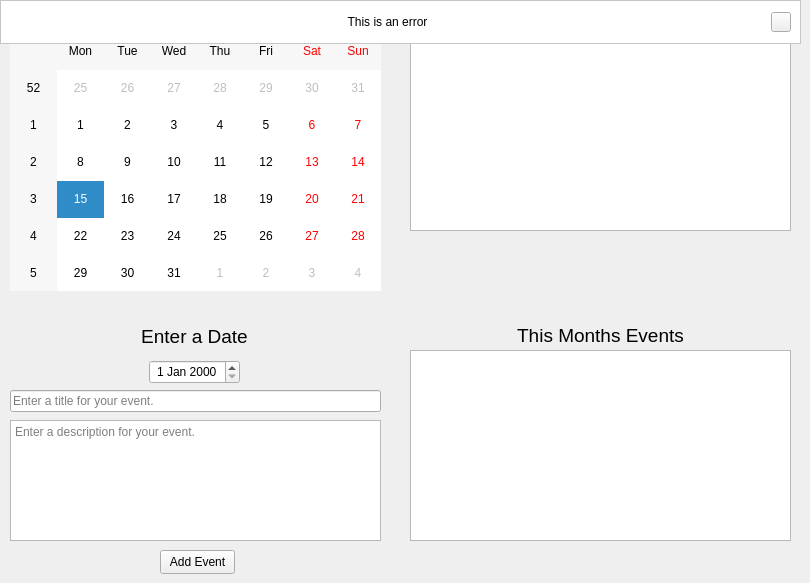
    <widget class="QWidget" name="calendar_tab">
     <attribute name="title">
      <string>Calendar</string>
     </attribute>
     <widget class="QCalendarWidget" name="calendar">
      <property name="geometry">
       <rect>
        <x>10</x>
        <y>10</y>
        <width>371</width>
        <height>281</height>
       </rect>
      </property>
     </widget>
     <widget class="QListWidget" name="todays_list">
      <property name="geometry">
       <rect>
        <x>410</x>
        <y>40</y>
        <width>381</width>
        <height>191</height>
       </rect>
      </property>
      <property name="toolTip">
       <string>&lt;html&gt;&lt;head/&gt;&lt;body&gt;&lt;p&gt;&lt;span style=&quot; font-size:10pt;&quot;&gt;Click on an event to view its description.&lt;/span&gt;&lt;/p&gt;&lt;/body&gt;&lt;/html&gt;</string>
      </property>
     </widget>
     <widget class="QLabel" name="today_label">
      <property name="geometry">
       <rect>
        <x>410</x>
        <y>10</y>
        <width>381</width>
        <height>31</height>
       </rect>
      </property>
      <property name="font">
       <font>
        <pointsize>14</pointsize>
       </font>
      </property>
      <property name="text">
       <string>Todays Events</string>
      </property>
      <property name="alignment">
       <set>Qt::AlignCenter</set>
      </property>
     </widget>
     <widget class="QLineEdit" name="event_name_edit">
      <property name="geometry">
       <rect>
        <x>10</x>
        <y>390</y>
        <width>371</width>
        <height>22</height>
       </rect>
      </property>
      <property name="placeholderText">
       <string>Enter a title for your event.</string>
      </property>
     </widget>
     <widget class="QPlainTextEdit" name="event_description_edit">
      <property name="geometry">
       <rect>
        <x>10</x>
        <y>420</y>
        <width>371</width>
        <height>121</height>
       </rect>
      </property>
      <property name="placeholderText">
       <string>Enter a description for your event.</string>
      </property>
     </widget>
     <widget class="QPushButton" name="add_event_button">
      <property name="geometry">
       <rect>
        <x>160</x>
        <y>550</y>
        <width>75</width>
        <height>24</height>
       </rect>
      </property>
      <property name="text">
       <string>Add Event</string>
      </property>
     </widget>
     <widget class="QLabel" name="months_label">
      <property name="geometry">
       <rect>
        <x>410</x>
        <y>320</y>
        <width>381</width>
        <height>31</height>
       </rect>
      </property>
      <property name="font">
       <font>
        <pointsize>14</pointsize>
       </font>
      </property>
      <property name="text">
       <string>This Months Events</string>
      </property>
      <property name="alignment">
       <set>Qt::AlignCenter</set>
      </property>
     </widget>
     <widget class="QListWidget" name="months_list">
      <property name="geometry">
       <rect>
        <x>410</x>
        <y>350</y>
        <width>381</width>
        <height>191</height>
       </rect>
      </property>
      <property name="toolTip">
       <string>&lt;html&gt;&lt;head/&gt;&lt;body&gt;&lt;p&gt;&lt;span style=&quot; font-size:10pt;&quot;&gt;Click on an event to view its description.&lt;/span&gt;&lt;/p&gt;&lt;/body&gt;&lt;/html&gt;</string>
      </property>
     </widget>
     <widget class="QWidget" name="verticalLayoutWidget_3">
      <property name="geometry">
       <rect>
        <x>9</x>
        <y>319</y>
        <width>371</width>
        <height>65</height>
       </rect>
      </property>
      <layout class="QVBoxLayout" name="verticalLayout_4">
       <item>
        <widget class="QLabel" name="date_label">
         <property name="font">
          <font>
           <pointsize>14</pointsize>
          </font>
         </property>
         <property name="text">
          <string>Enter a Date</string>
         </property>
         <property name="alignment">
          <set>Qt::AlignCenter</set>
         </property>
        </widget>
       </item>
       <item>
        <layout class="QHBoxLayout" name="horizontalLayout_16">
         <item>
          <widget class="QDateEdit" name="date_edit">
           <property name="minimumSize">
            <size>
             <width>91</width>
             <height>24</height>
            </size>
           </property>
           <property name="maximumSize">
            <size>
             <width>91</width>
             <height>24</height>
            </size>
           </property>
           <property name="toolTip">
            <string>&lt;html&gt;&lt;head/&gt;&lt;body&gt;&lt;p&gt;&lt;span style=&quot; font-size:10pt;&quot;&gt;Select a day from the calendar to change the date.&lt;/span&gt;&lt;/p&gt;&lt;/body&gt;&lt;/html&gt;</string>
           </property>
           <property name="alignment">
            <set>Qt::AlignCenter</set>
           </property>
          </widget>
         </item>
        </layout>
       </item>
      </layout>
     </widget>
     <widget class="QFrame" name="calendar_bar">
      <property name="enabled">
       <bool>true</bool>
      </property>
      <property name="geometry">
       <rect>
        <x>0</x>
        <y>0</y>
        <width>801</width>
        <height>44</height>
       </rect>
      </property>
      <property name="minimumSize">
       <size>
        <width>801</width>
        <height>44</height>
       </size>
      </property>
      <property name="maximumSize">
       <size>
        <width>801</width>
        <height>44</height>
       </size>
      </property>
      <property name="frameShape">
       <enum>QFrame::NoFrame</enum>
      </property>
      <property name="frameShadow">
       <enum>QFrame::Raised</enum>
      </property>
      <widget class="QFrame" name="calendar_error_frame">
       <property name="geometry">
        <rect>
         <x>0</x>
         <y>0</y>
         <width>801</width>
         <height>44</height>
        </rect>
       </property>
       <property name="minimumSize">
        <size>
         <width>801</width>
         <height>44</height>
        </size>
       </property>
       <property name="maximumSize">
        <size>
         <width>801</width>
         <height>44</height>
        </size>
       </property>
       <property name="styleSheet">
        <string notr="true">QFrame{background-color:rgb(255,255,255);}
</string>
       </property>
       <property name="frameShape">
        <enum>QFrame::StyledPanel</enum>
       </property>
       <property name="frameShadow">
        <enum>QFrame::Raised</enum>
       </property>
       <layout class="QHBoxLayout" name="horizontalLayout_20">
        <item>
         <widget class="QLabel" name="calendar_error_label">
          <property name="minimumSize">
           <size>
            <width>755</width>
            <height>24</height>
           </size>
          </property>
          <property name="maximumSize">
           <size>
            <width>755</width>
            <height>24</height>
           </size>
          </property>
          <property name="styleSheet">
           <string notr="true">QLabel{
background-color:white;
border-radius:5px;
}</string>
          </property>
          <property name="text">
           <string>This is an error</string>
          </property>
          <property name="alignment">
           <set>Qt::AlignCenter</set>
          </property>
         </widget>
        </item>
        <item>
         <widget class="QPushButton" name="calendar_close_popup_button">
          <property name="minimumSize">
           <size>
            <width>20</width>
            <height>20</height>
           </size>
          </property>
          <property name="maximumSize">
           <size>
            <width>20</width>
            <height>20</height>
           </size>
          </property>
          <property name="font">
           <font>
            <pointsize>8</pointsize>
           </font>
          </property>
          <property name="styleSheet">
           <string notr="true"/>
          </property>
          <property name="text">
           <string/>
          </property>
          <property name="icon">
           <iconset>
            <normaloff>../GitHub/Login_PyQt5/Images/cil-x.png</normaloff>../GitHub/Login_PyQt5/Images/cil-x.png</iconset>
          </property>
         </widget>
        </item>
       </layout>
      </widget>
     </widget>
    </widget>
